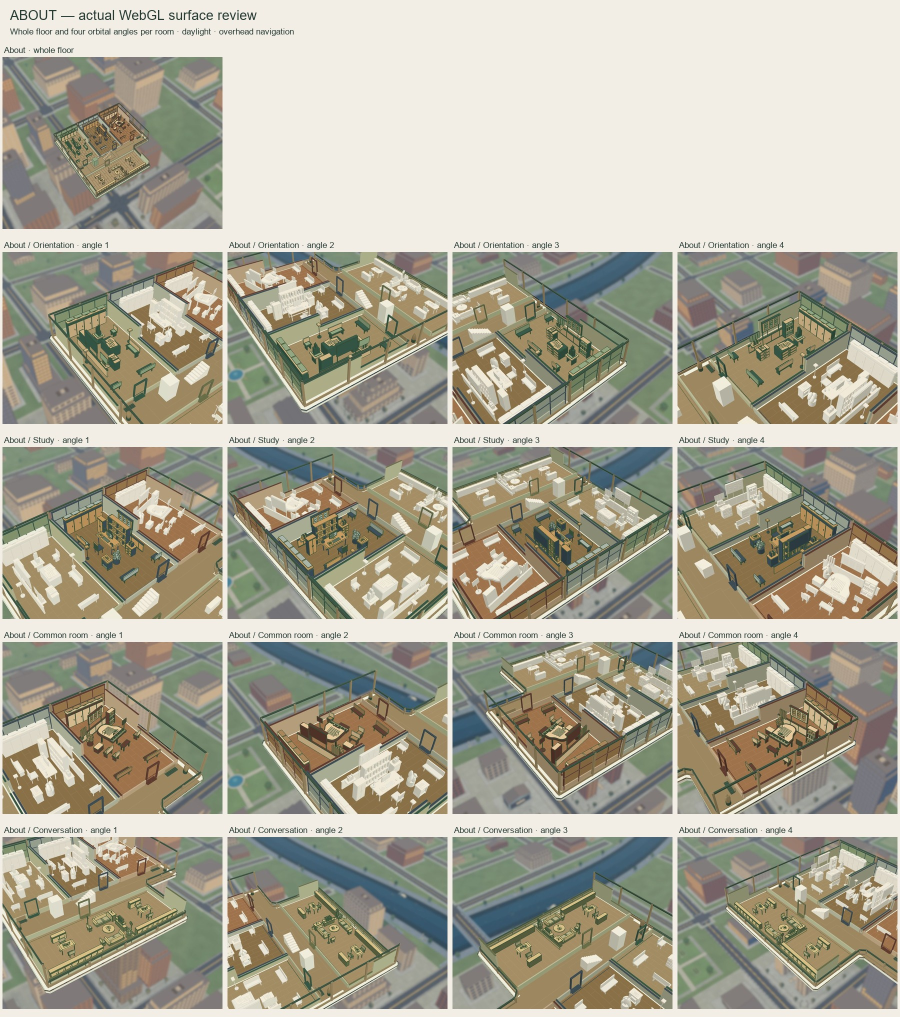
#> input picture state/interior-surface-cleanup/about-review.jpg, 1800 x 2034 px, given in place of view-00.png, which was not available (shown at 1/2 size)
$ python make-contact-sheets.py
#> lines starting #> are read from the running program, lines starting #| are printed output that depends on the picture; pictures that were not available may be replaced by others from this repository, and a replacement may not be noted
"""Assemble actual browser captures for the local interior surface review."""
import json
from pathlib import Path
from PIL import Image, ImageDraw, ImageFont

root = Path(__file__).resolve().parent
views = json.loads((root / "views.json").read_text(encoding="utf-8"))
#> (reads state/interior-surface-cleanup/views.json from the repository)
font = ImageFont.truetype("C:/Windows/Fonts/arial.ttf", 17)
title_font = ImageFont.truetype("C:/Windows/Fonts/arial.ttf", 27)
for section in dict.fromkeys(row["section"] for row in views):
    rows = [row for row in views if row["section"] == section]
    room_count = len({row["room"] for row in rows if row["room"] is not None})
    sheet = Image.new("RGB", (1800, 84 + (room_count + 1) * 390), "#f2eee5")
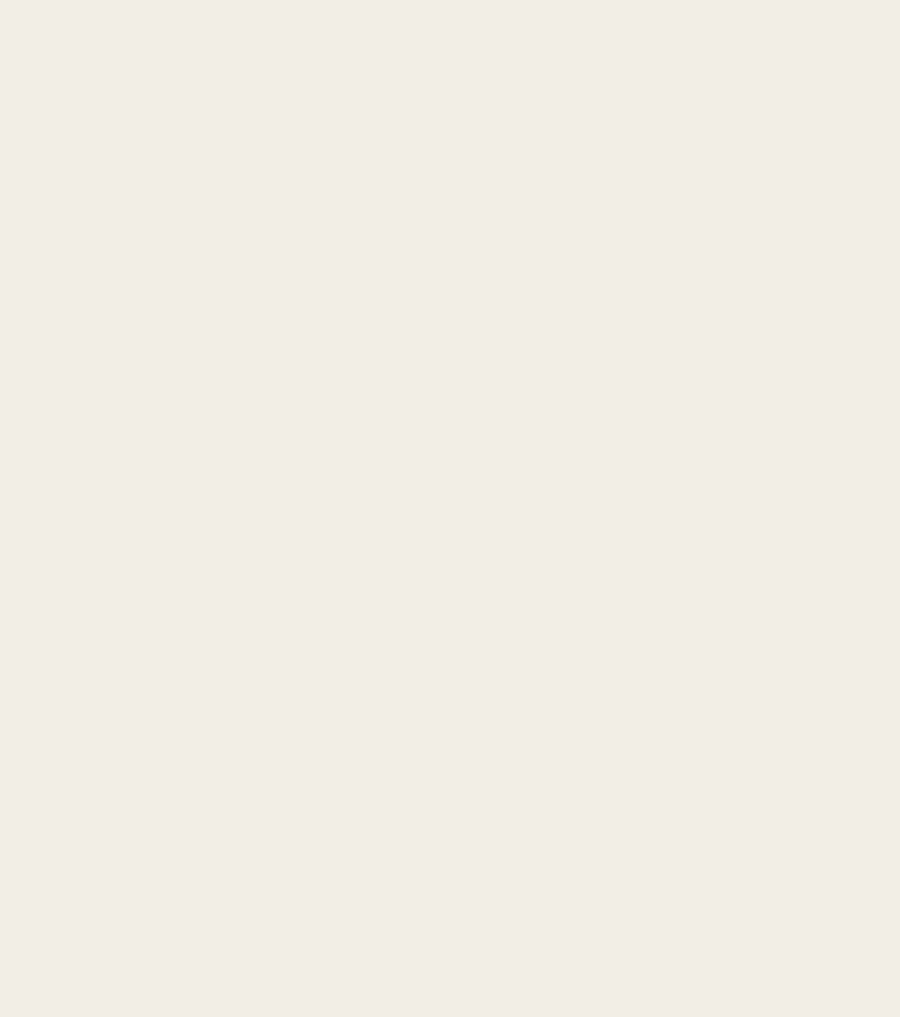
#> sheet: PIL image 1800x2034 RGB (shown at 1/2 size); mean R, G, B 242, 238, 229
    draw = ImageDraw.Draw(sheet)
    draw.text((20, 15), f"{section.upper()} — actual WebGL surface review", font=title_font, fill="#273b35")
    draw.text((20, 53), "Whole floor and four orbital angles per room · daylight · overhead navigation", font=font, fill="#273b35")
    for row in rows:
        if row["room"] is None:
            x, y = 0, 84
        else:
            x, y = (row["angle"] - 1) * 450, 84 + (row["room"] + 1) * 390
        with Image.open(root / "raw" / f"view-{row['index']:02d}.png") as image:
#> image is the input picture: PIL image 1800x2034 RGB; mean R, G, B 171.4, 167.8, 151.2
            crop = image.crop((0, 48, 920, 768)).convert("RGB")
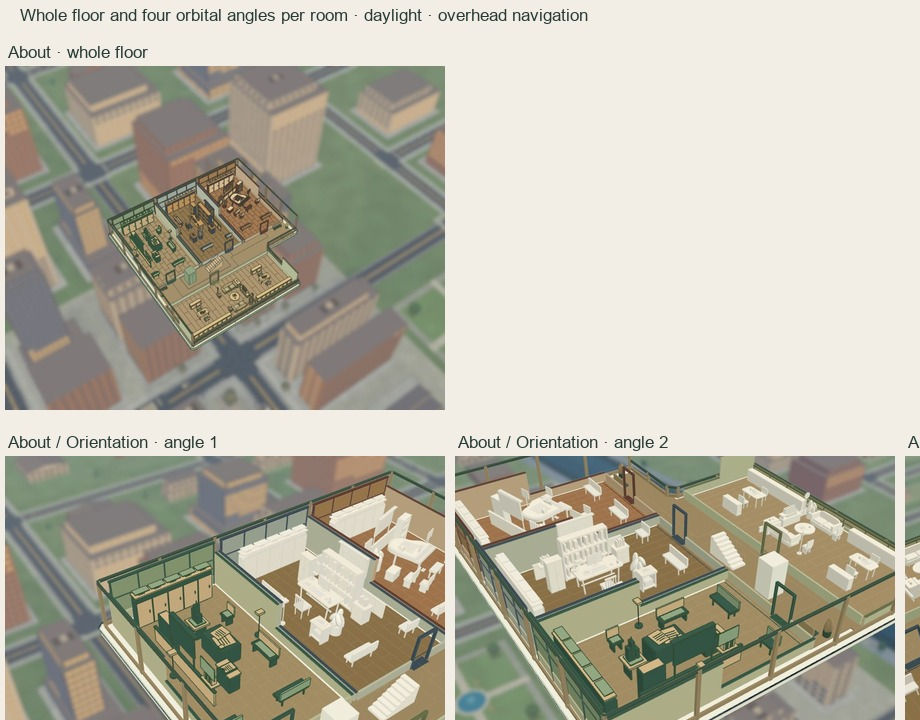
#> crop: PIL image 920x720 RGB; mean R, G, B 183.8, 180.5, 165.4
            crop.thumbnail((440, 350), Image.Resampling.LANCZOS)
#> crop: PIL image 440x344 RGB
            sheet.paste(crop, (x + 5, y + 30))
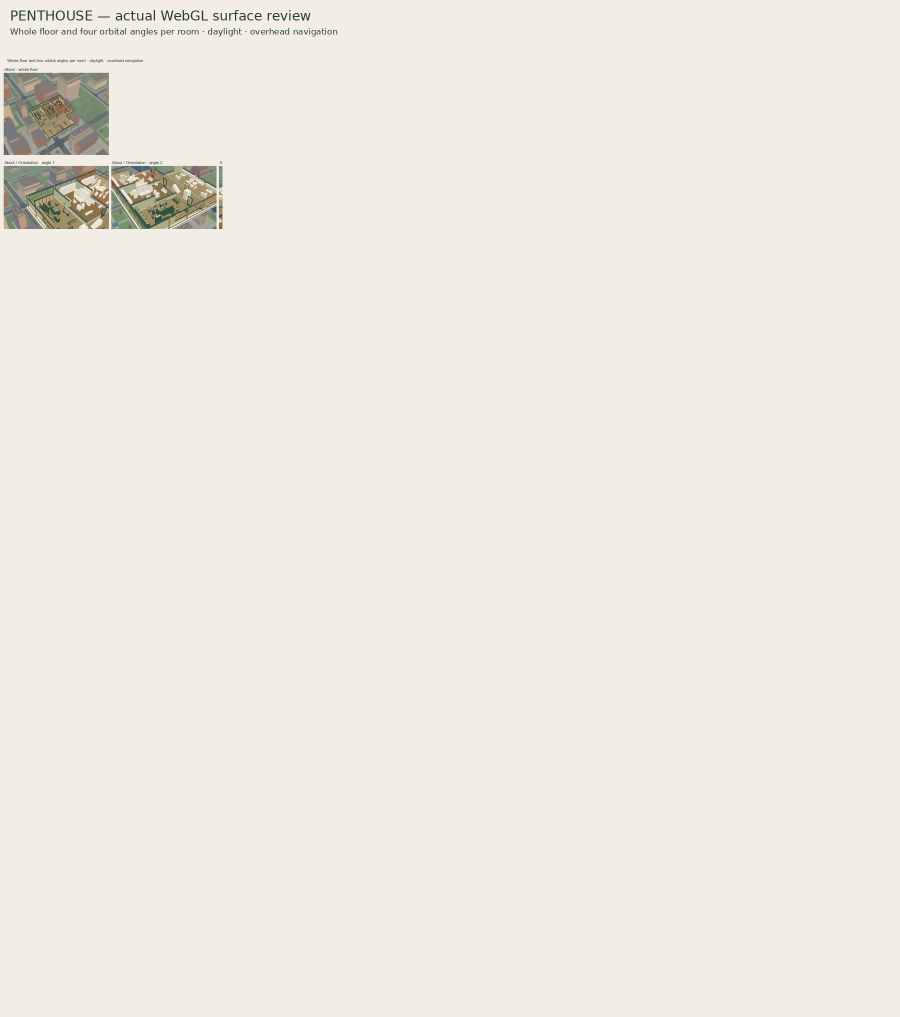
#> sheet: PIL image 1800x2034 RGB (shown at 1/2 size); mean R, G, B 239.3, 235.4, 226.1
#> (the run stopped early here; a loop or call above may not have finished)
